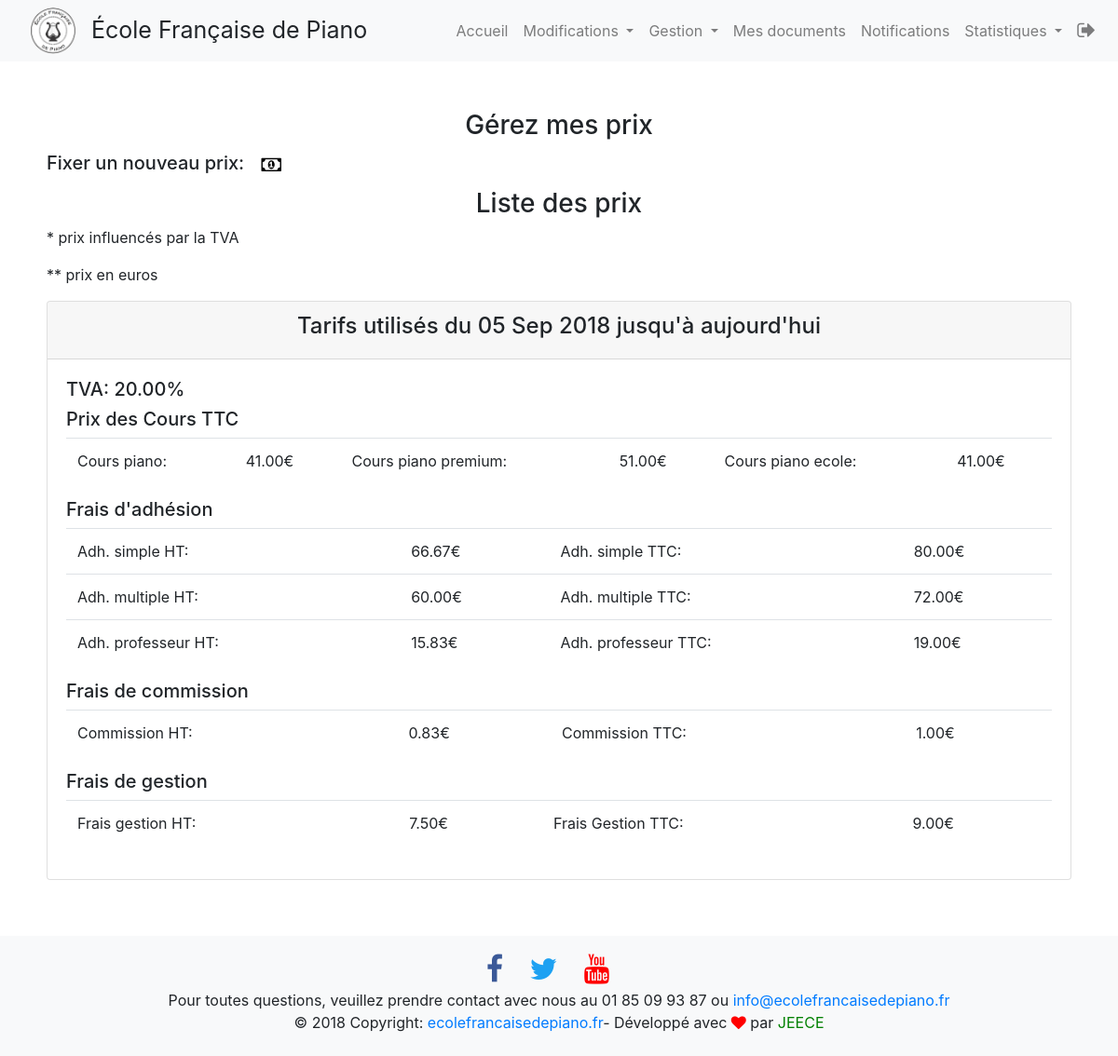
Before: /intranet/gestion_prix (signed in) with the older database file.
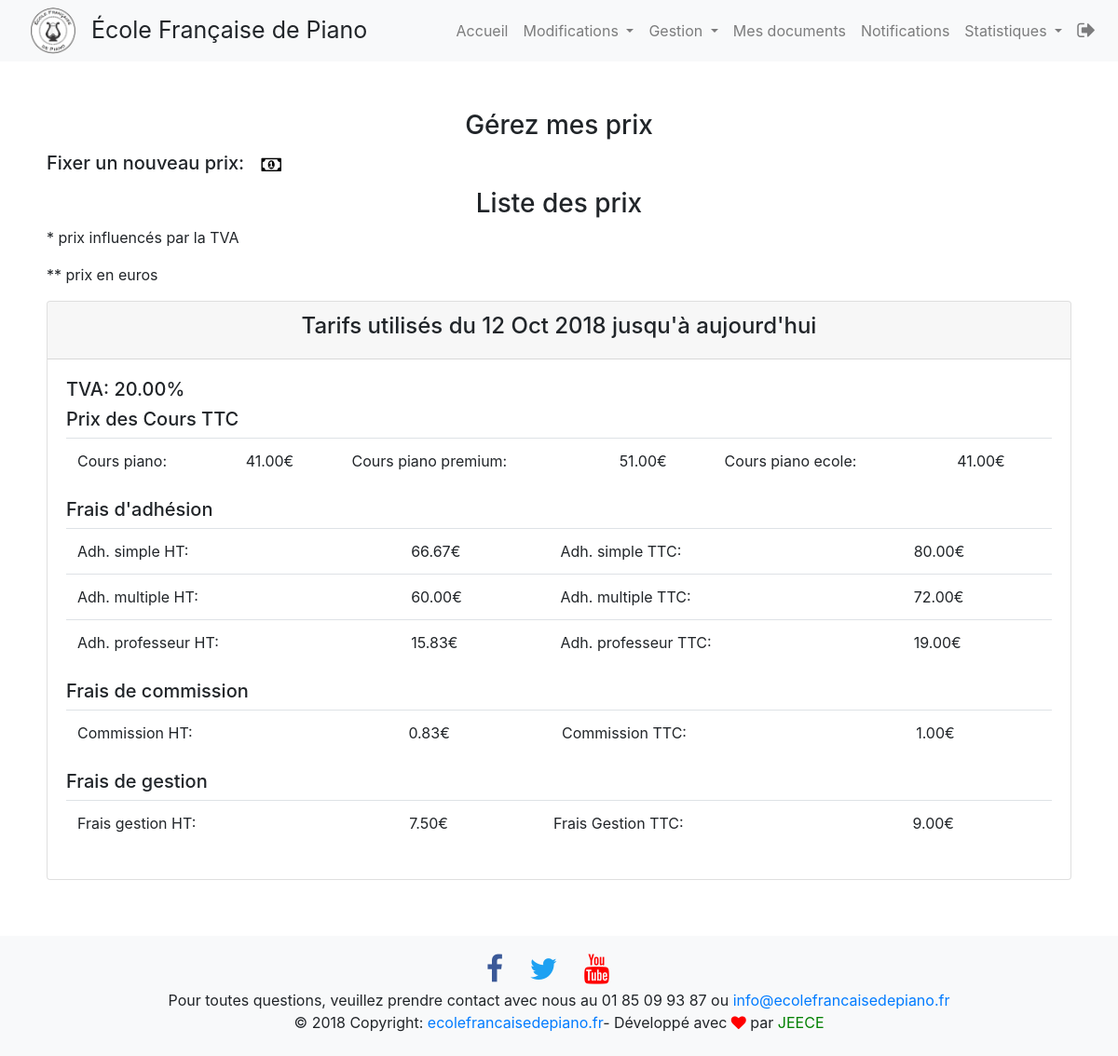
After: the same page with the newer database file.
### intranet/models.py (models this page shows)
class Prix(models.Model):
    start = models.DateField(default=one_more_day, verbose_name='Début')
    end = models.DateField(default=None, verbose_name='Fin',null=True, blank=True)
    tva = models.FloatField(max_length=5, default=20.00,verbose_name="TVA") # 20,00
    adhesion =  models.FloatField(max_length=5, default=66.67)
    adhesion_reduc =  models.FloatField(max_length=5, default=60)
    adhesion_prof =  models.FloatField(max_length=5, blank=True, default=15.83)
    cours =  models.FloatField(max_length=5, default=41.00)
    cours_premium =  models.FloatField(max_length=5, blank=True, default=51.00)
    cours_ecole =  models.FloatField(max_length=5, blank=True, default=40.00)
    commission =  models.FloatField(max_length=5, default=0.83)
    frais_gestion = models.FloatField(max_length=5, default=7.50)
    class Meta:
        verbose_name_plural = "Prix"

### intranet/views.py (the view)
# urls.py: path('gestion_prix', views.gestion_prix, name='gestion_prix'),
@login_required
@user_passes_test(lambda u: u.is_superuser)
def gestion_prix(request):
    nots = nb_new_notifs(request.user)
    prix_list = reversed(Prix.objects.all())
    form = PrixForm()
    return render(request, 'intranet/gestion_prix.html', locals())

### intranet/models.py (called while the page is built)
def one_more_day():
    return timezone.now() + timezone.timedelta(days=1)

### intranet/templatetags/intranet_extras.py (called while the page is built)
@register.filter
def tva(value, arg):
    try:
        return float(value) + float(value)*float(arg)/100
    except (ValueError, ZeroDivisionError):
        return None

### intranet/views.py (called while the page is built)
def nb_new_notifs(user):
    if user.is_superuser:
        nots = Notification.objects.filter(date__gte=user.userprofile.nots_view).count()
    else:
        nots = Notification.objects.filter(to_user=user, date__gte=user.userprofile.nots_view).count()
    return nots

### intranet/templates/intranet/gestion_prix.html (shortened to what this page needs)
{% extends 'intranet/base.html' %}
{% block nav_bar %}
{% include 'intranet/nav_bar.html' with nots=nots %}
{% endblock nav_bar %}
{% load intranet_extras %}
{% block content %}
<div class="container container_extras">
    <div class="tab-content">
        <h3 class="text-center mt-2">Gérez mes prix</h3>
        <h5>Fixer un nouveau prix: <i class="fa fa-money btn white-text" style="color: black;" data-toggle="collapse" data-target="#collapseExample" aria-expanded="false" aria-controls="collapseExample"></i></h5>
        <h3 class="text-center mt-2"> Liste des prix</h3>
            {% if prix_list %}
            <p>* prix influencés par la TVA</p>
            <p>** prix en euros</p>
            {% for p in prix_list %}
                <div class="card mb-3">
                    <div class="card-header text-center">
                        {% if p.end %}
                        <h4> Tarifs utilisés du {{p.start|date:"d M Y"}} au  {{ p.end|date:"d M Y" }} </h4>
                        {% else %}
                        <h4> Tarifs utilisés du {{p.start|date:"d M Y"}} jusqu'à aujourd'hui</h4>
                        {% endif %}
                    </div>
                    <div class="card-body">
                        <h5>TVA: {{ p.tva|floatformat:2 }}%</h5>
                        <h5>Prix des Cours TTC</h5>
                        <table class="table table-hover">
                        <tr>
                            <td>Cours piano:</td>
                            <td>{{ p.cours|floatformat:2 }}€ </td>
                            <td>Cours piano premium:</td>
                            <td>{{ p.cours_premium|floatformat:2 }}€</td>
                            <td>Cours piano ecole:</td>
                            <td>{{ p.cours|floatformat:2 }}€</td>
                        </tr>
                        </table>
                        <h5>Frais d'adhésion</h5>
                        <table class="table table-hover">
                        <tr>
                            <td>Adh. simple HT:</td>
                            <td>{{ p.adhesion|floatformat:2 }}€ </td>
                            <td>Adh. simple TTC:</td>
                            <td> {{ p.adhesion|tva:p.tva|floatformat:2 }}€</td>
                        </tr>
                         <tr>
                            <td>Adh. multiple HT:</td>
                            <td>{{ p.adhesion_reduc|floatformat:2 }}€ </td>
                            <td>Adh. multiple TTC:</td>
                            <td>{{ p.adhesion_reduc|tva:p.tva|floatformat:2 }}€</td>
                        </tr>
                         <tr>
                            <td>Adh. professeur HT:</td>
                            <td>{{ p.adhesion_prof|floatformat:2 }}€ </td>
                            <td>Adh. professeur  TTC:</td>
                            <td>{{ p.adhesion_prof|tva:p.tva|floatformat:2 }}€</td>
                        </tr>
                        </table>
                        <h5>Frais de commission</h5>
                        <table class="table table-hover">
                        <tr>
                            <td>Commission HT:</td>
                            <td>{{ p.commission|floatformat:2 }}€ </td>
                            <td>Commission TTC:</td>
                            <td>{{ p.commission|tva:p.tva|floatformat:2 }}€</td>
                        </tr>
                        </table>
                        <h5>Frais de gestion</h5>
                        <table class="table table-hover">
                        <tr>
                            <td>Frais gestion HT:</td>
                            <td>{{ p.frais_gestion|floatformat:2 }}€ </td>
                            <td>Frais Gestion TTC:</td>
                            <td>{{ p.frais_gestion|tva:p.tva|floatformat:2 }}€</td>
                        </tr>
                        </table>
                    </div>
                </div>
            {% endfor %}
        {% else %}
        <p>Vous n'avez pas fixé de prix</p>
        {% endif %}
        </div>
    </div>
</div>
{% endblock content %}
{% block footer %}
{% include 'intranet/footer.html' %}
{% endblock footer %}

Changed rows visible on the page:
removed Prix: start "05 Sep 2018", tva "20.00", cours "41.00", cours_premium "51.00", adhesion "66.67", adhesion|tva "80.00", adhesion_reduc "60.00", adhesion_reduc|tva "72.00", adhesion_prof "15.83", adhesion_prof|tva "19.00", commission "0.83", commission|tva "1.00", frais_gestion "7.50", frais_gestion|tva "9.00"
added Prix: start "12 Oct 2018", tva "20.00", cours "41.00", cours_premium "51.00", adhesion "66.67", adhesion|tva "80.00", adhesion_reduc "60.00", adhesion_reduc|tva "72.00", adhesion_prof "15.83", adhesion_prof|tva "19.00", commission "0.83", commission|tva "1.00", frais_gestion "7.50", frais_gestion|tva "9.00"
